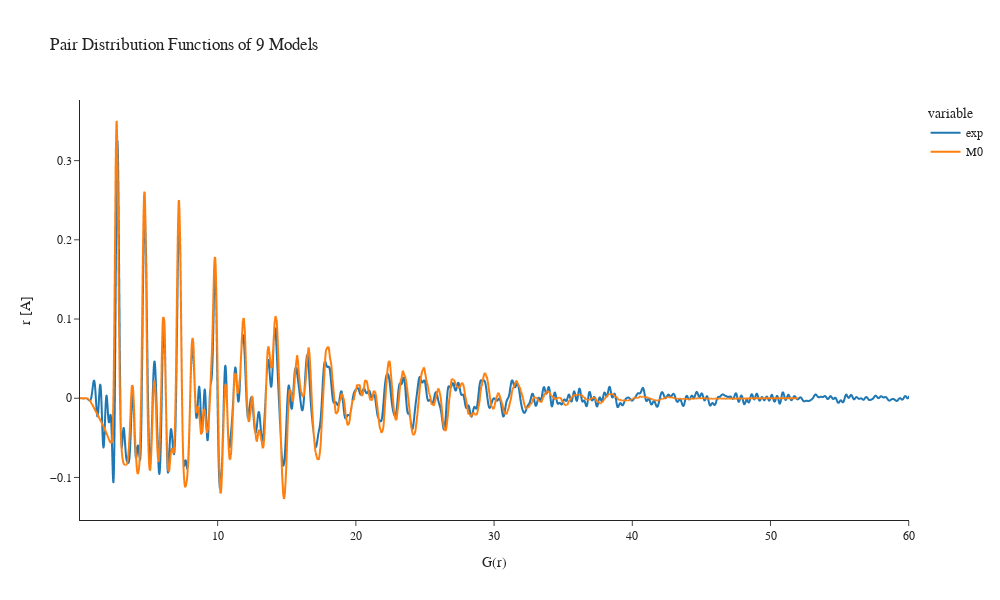

The notebook cell saved with this chart:
### Code cell
import pandas as pd
import plotly.express as px
import numpy as np


M0= pd.read_csv(f'{name[:-4]}_d2.txt', sep='\s+')
M = pd.DataFrame()

df_exp = pd.read_csv('../Post-PtPdCo-PDF.csv', sep = '\s+', header=None, names=['r','G(r)'])
df_exp = df_exp.replace('--',np.nan).dropna()
rest_df_exp = df_exp["G(r)"].iloc[1::2].astype(float)
rest_df_exp = rest_df_exp.reset_index(drop=True)
rest_df_exp.index += 1
M['exp'] = rest_df_exp

dx = 0.02

M['M0'] = M0['G(r)']
M.index = (M.index + 1)*dx

a = M[M['M0']== max(M['M0'])].index[0]
b = 0.35 #### Al parecer este es el originario de todo lo que yo estaba haciendo
c = b/(float(M['M0'][a]))
M['M0'] *= c
rest = M['exp'] - M['M0']
error = np.sum(rest**2)
error_p = np.sqrt(error)*100/50
print(f'Para M0 el error es {error},y el error porcentual es {error_p}')

fig = px.line(M, template='simple_white', title='Pair Distribution Functions of 9 Models',
    width=1000, height=600)
fig.update_layout(
    font_family="serif",
    title_font_family="serif")
fig.update_xaxes(title_text='G(r)')
fig.update_yaxes(title_text='r [A]')
fig.show()

### Figure 1 — Plotly figure (JSON) as saved in the notebook; plotly's stock layout.template omitted (floating-point values rounded to 4 significant figures; data arrays with more than 128 entries replaced by an {"elided": "..."} marker saying what was removed)
{"data": [{"hovertemplate": "variable=exp<br>index=%{x}<br>value=%{y}<extra></extra>", "legendgroup": "exp", "line": {"color": "#1F77B4", "dash": "solid"}, "marker": {"symbol": "circle"}, "mode": "lines", "name": "exp", "showlegend": true, "type": "scattergl", "x": {"elided": "3000 float values"}, "xaxis": "x", "y": {"elided": "3000 float values"}, "yaxis": "y"}, {"hovertemplate": "variable=M0<br>index=%{x}<br>value=%{y}<extra></extra>", "legendgroup": "M0", "line": {"color": "#FF7F0E", "dash": "solid"}, "marker": {"symbol": "circle"}, "mode": "lines", "name": "M0", "showlegend": true, "type": "scattergl", "x": {"elided": "3000 float values"}, "xaxis": "x", "y": {"elided": "3000 float values"}, "yaxis": "y"}], "layout": {"font": {"family": "serif"}, "height": 600, "legend": {"title": {"text": "variable"}, "tracegroupgap": 0}, "title": {"font": {"family": "serif"}, "text": "Pair Distribution Functions of 9 Models"}, "width": 1000, "xaxis": {"anchor": "y", "domain": [0, 1], "title": {"text": "G(r)"}}, "yaxis": {"anchor": "x", "domain": [0, 1], "title": {"text": "r [A]"}}}}
